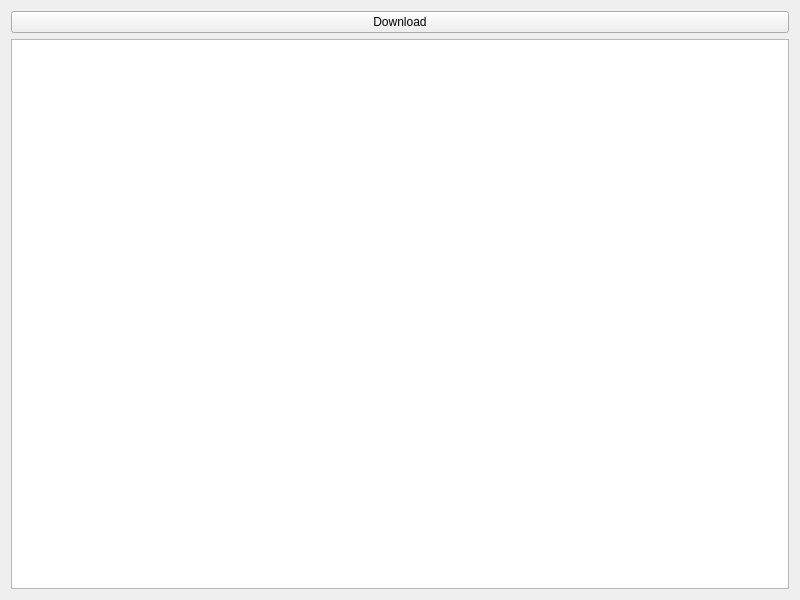
<?xml version="1.0" encoding="UTF-8"?>
<ui version="4.0">
 <class>FileDownload</class>
 <widget class="QWidget" name="FileDownload">
  <property name="geometry">
   <rect>
    <x>0</x>
    <y>0</y>
    <width>800</width>
    <height>600</height>
   </rect>
  </property>
  <property name="windowTitle">
   <string>FileDownload</string>
  </property>
  <layout class="QVBoxLayout" name="verticalLayout">
   <item>
    <widget class="QPushButton" name="pushButton">
     <property name="text">
      <string>Download</string>
     </property>
    </widget>
   </item>
   <item>
    <widget class="QPlainTextEdit" name="plainTextEdit"/>
   </item>
  </layout>
 </widget>
 <resources/>
 <connections/>
</ui>
